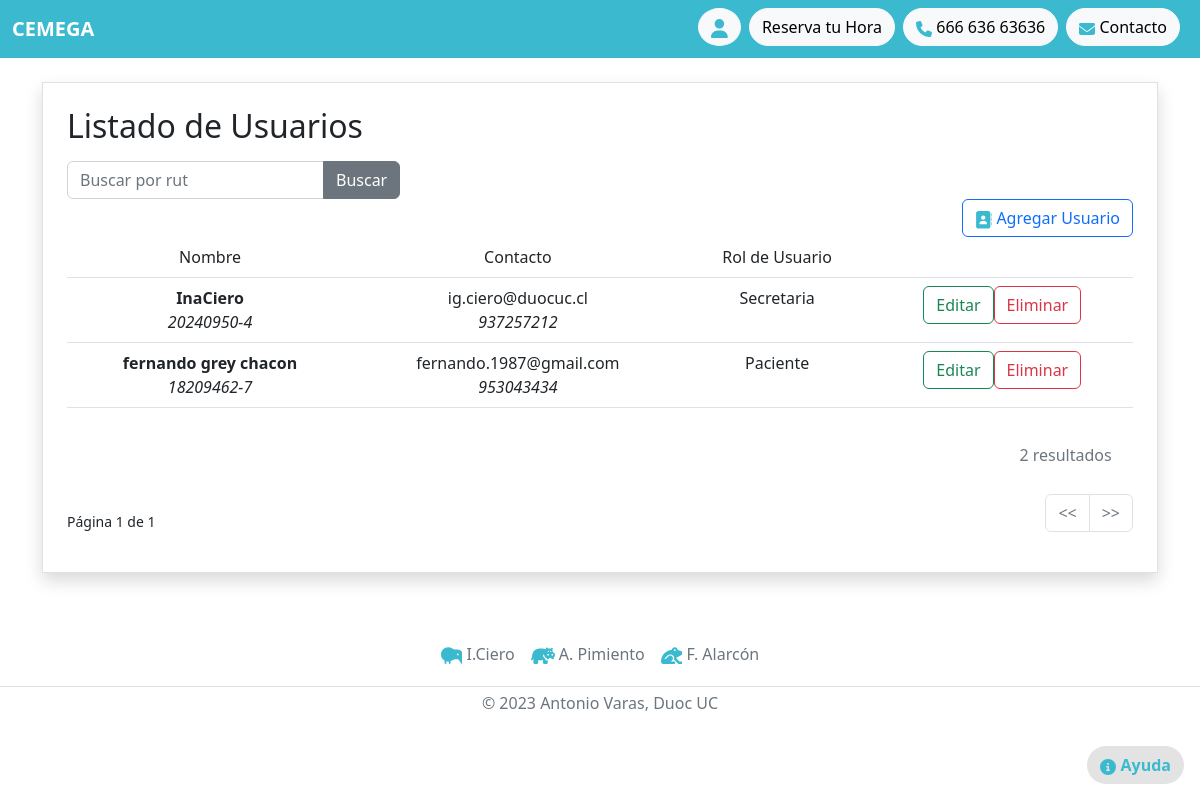
Screenshot of /usuarios/ with the database file from the repository.
### horas/models.py (models this page shows, shortened)
class Usuario(models.Model):
    PACIENTE = 'paciente'
    SECRETARIA = 'secretaria'
    CAJERO = 'cajero'
    MEDICO = 'medico'
    ATRIBUTO_OP = [
        (PACIENTE, 'Paciente'),
        (SECRETARIA, 'Secretaria'),
        (CAJERO, 'Cajero'),
        (MEDICO, 'Medico'),
    ]
    nombre = models.CharField(max_length=50, verbose_name='Nombre')
    rut = models.CharField(max_length=10, verbose_name='Rut')
    mail = models.EmailField(max_length=100, null=True, blank=True, verbose_name='Mail')
    telefono = models.CharField(max_length=15, null=True, blank=True)
    contraseña = models.CharField(max_length=60)
    atributo = models.CharField(max_length=10, choices=ATRIBUTO_OP,default='paciente')

### horas/views.py (the view)
# urls.py: path('usuarios/', views.ListarUsuarios.as_view(), name='usuario_list'),
class ListarUsuarios(generic.ListView):
    model = Usuario
    paginate_by = 5
    def get_queryset(self) -> QuerySet[Any]:
        q = self.request.GET.get('q')
        if q:
            return Usuario.objects.filter(rut__icontains=q)
        return super().get_queryset()

### horas/templates/horas/usuario_list.html (shortened to what this page needs)
{% extends 'horas/base.html' %}
{% load static %}
{% block content %}
<div class="p-4 border shadow">
    <h2>Listado de Usuarios</h2>
    <div class="mt-3 d-flex justify-content-between">
        <form action="" style="max-width: 400px;">
            <div class="input-group">
                <input type="text" class="form-control" placeholder="Buscar por rut" name="q" value="{{ request.Get.q }}">
                <button class="btn btn-secondary">
                    {% if request.GET.q %}
                        Volver
                    {% else %}
                        Buscar
                    {% endif %}
                </button>
            </div>
        </form>
    </div>
    <div class="text-end">
        <a href="{% url 'usuario_new' %}" class="btn btn-outline-primary">
            Agregar Usuario
        </a>
    </div>
    <div class="table-responsive">
        <table class="table table-hover" style="padding-inline: 5%;">
            <thead class="text-center">
                <tr>
                    <td>Nombre</td>
                    <td>Contacto</td>
                    <td>Rol de Usuario</td>
                    <td></td>
                </tr>
            </thead>
            <tbody class="text-center">
                {% for usuario in object_list %}
                <tr>
                    <td>
                        <div class="fw-bold">{{ usuario.nombre }}</div>
                        <div><em>{{ usuario.rut }}</em></div>
                    </td>
                    <td>
                        <div>{{ usuario.mail }}</div>
                        <div><em>{{ usuario.telefono }}</em></div>
                    </td>
                    <td>
                        <div>{{ usuario.atributo|title }}</div>
                    </td>
                    <td>
                        <div class="btn-group" role="group">
                            <a href="{% url 'usuario_edit' usuario.pk %}">
                                <button type="button" class="btn btn-outline-success">Editar</button>
                            </a>
                            <a href="{% url 'usuario_delete' usuario.pk %}">
                                <button type="button" class="btn btn-outline-danger">Eliminar</button>
                            </a>
                        </div>
                    </td>
                </tr>
                {% endfor %}
            </tbody>
        </table>
    </div>
    <div class="text-end mb-1">
        <h6 class="text-muted" style="padding: 2%;"> {{ page_obj.paginator.count }} resultado{{ page_obj.paginator.count|pluralize }}</h6>
    </div>
    <div class="d-flex justify-content-between align-items-center">
        <small class="d-none d-sm-inline-block text-body">
            Página {{ page_obj.number }} de {{ page_obj.paginator.num_pages }}
        </small>
        <nav aria-label="Page navigation">
            <ul class="pagination justify-content-center">
                {% if page_obj.has_previous %}
                    <li class="page-item">
                        <a class="page-link" href="{% url 'usuario_list' %}?page={{ page_obj.previous_page_number }}"
                           aria-label="Anterior">
                            <span aria-hidden="true">
                                <<
                            </span>
                        </a>
                    </li>
                {% else %}
                    <li class="page-item disabled">
                        <a class="page-link" href="#" aria-label="Anterior">
                            <span aria-hidden="true">
                                <<
                            </span>
                        </a>
                    </li>
                {% endif %}
                {% if page_obj.has_next %}
                    <li class="page-item">
                        <a class="page-link" href="{% url 'usuario_list' %}?page={{ page_obj.next_page_number }}"
                           aria-label="Siguiente">
                            <span aria-hidden="true">
                                >>
                            </span>
                        </a>
                    </li>
                {% else %}
                    <li class="page-item disabled">
                        <a class="page-link" href="#" aria-label="Siguiente">
                            <span aria-hidden="true">
                                >>
                            </span>
                        </a>
                    </li>
                {% endif %}
            </ul>
        </nav>
    </div>
</div>
{% endblock content %}

### horas/templates/horas/base.html (style rules this page uses)
svg { fill:#000 }
svg { fill:#3bb9cf }

### horas/templates/horas/usuario_list.html (style rules this page uses)
svg { fill:#3bb9cf }

### rows the page displays
Usuario: nombre "InaCiero", rut "20240950-4", mail "ig.ciero@duocuc.cl", telefono "937257212", atributo "Secretaria"
Usuario: nombre "fernando grey chacon", rut "18209462-7", mail "fernando.1987@gmail.com", telefono "953043434", atributo "Paciente"

### other values shown
{{ page_obj.paginator.count }} "2"
{{ page_obj.number }} "1"
{{ page_obj.paginator.num_pages }} "1"
